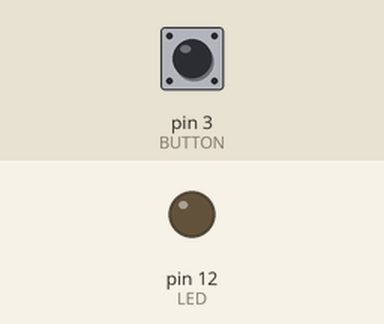
This sketch was run on a simulated Arduino Uno, built with avr-gcc and run on an emulated ATmega328P. Parts: output pins drawn as LEDs (lit = HIGH). The inputs (shaded band) are chosen by the test bench; at power-on: pin 3 (BUTTON) HIGH.

Above: at 1.2 s.
1.3 s: pin 3 (BUTTON) pulled LOW for 0.15 s
At 1.37 s:
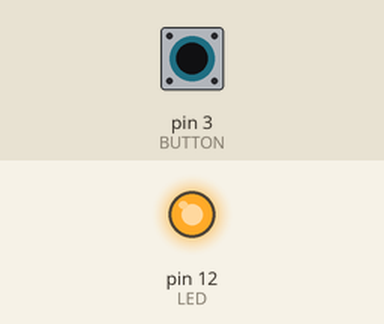
2.9 s: pin 3 (BUTTON) pulled LOW for 3.2 s
At 6.8 s:
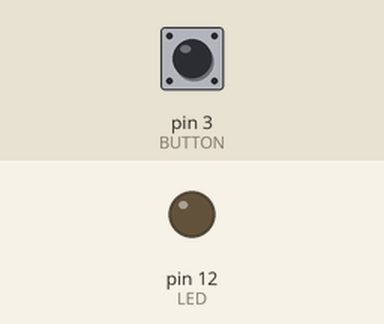
Timing chart, 0 to 8.3 s (numbered marks = the images above; inputs shaded):
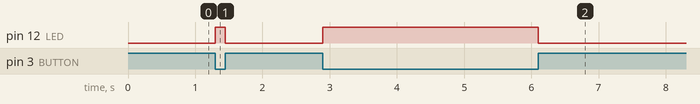

Measured:
- after the input at 1.3 s, pin 12 (LED): LOW → HIGH at once, → LOW 0.15 s later
- after the input at 2.9 s, pin 12 (LED): LOW → HIGH at once, → LOW 3.2 s later

The sketch:

ex09_button_led.ino
```cpp
// ex09 -- INPUT_PULLUP: released = HIGH, pressed = LOW. Invert the reading to get "pressed".
const int BUTTON = 3;
const int LED = 12;

void setup() {
  pinMode(BUTTON, INPUT_PULLUP);   // enables the ~20-50 kohm internal resistor to 5 V
  pinMode(LED, OUTPUT);
}

void loop() {
  bool pressed = (digitalRead(BUTTON) == LOW);
  digitalWrite(LED, pressed ? HIGH : LOW);
}
```
